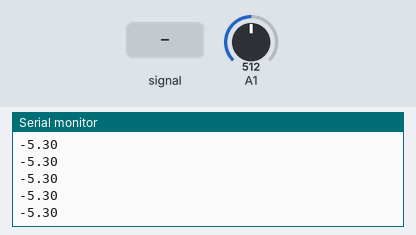
A sketch run on a simulated Arduino Uno, built with avr-gcc and run on an emulated ATmega328P. Parts: the last lines printed to the serial monitor. Inputs (shaded band) come from the test bench; at power-on: A1 = 512.

Above: at 1.2 s.
1.3 s: A1 fed a 200 Hz sine of ±81 counts around its level
At 2.0 s:
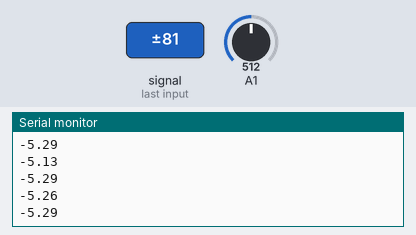
2.8 s: A1 set to 716
At 3.5 s:
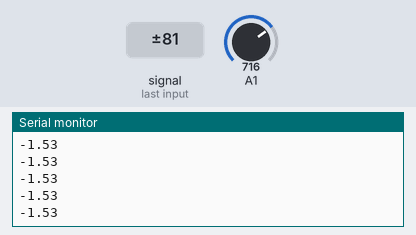
4.3 s: A1 set to 900
At 5.2 s:
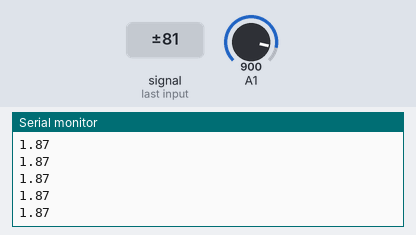
5.8 s: A1 fed a 200 Hz sine of ±81 counts around its level
At 6.4 s:
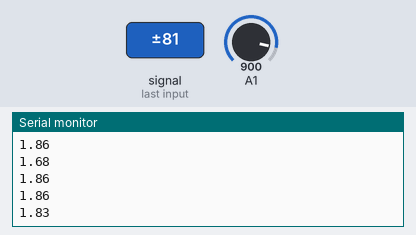
Timing chart, 0 to 8.3 s (numbered marks = the images above; inputs shaded):
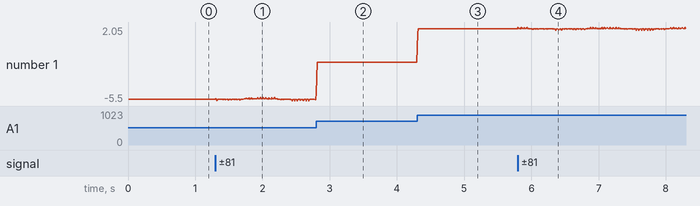

Measured:
- after the input at 1.3 s, the serial monitor: prints a new line at once (image 1)
- after the input at 2.8 s, the serial monitor: prints a new line at once (image 2)
- after the input at 4.3 s, the serial monitor: prints a new line at once (image 3)
- after the input at 5.8 s, the serial monitor: prints a new line at once (image 4)
- plotted number 1: -5.3 → -5.33 after the input at 1.3 s, -5.33 → -1.53 after the input at 2.8 s, -1.53 → 1.87 after the input at 4.3 s, 1.87 → 1.88 after the input at 5.8 s

The sketch:

Currrent_sensor.ino
```cpp
#include "Current_sensor.h"

// Parameters: analog pin (A1), offset voltage (975), sensitivity (66), update interval (10 ms)
CurrentSensor sensor(A1, 975, 66, 10);

void setup() {
    sensor.begin();
}

void loop() {
    sensor.update();
}
```

Current_sensor.cpp
```cpp
#include "Current_sensor.h"

CurrentSensor::CurrentSensor(int analogPin, int offsetVoltage, int sensitivity, unsigned long updateInterval)
    : _analogPin(analogPin), _offsetVoltage(offsetVoltage), _sensitivity(sensitivity), _updateInterval(updateInterval),
      _previousMillis(0), _currentSum(0), _sampleCount(0) {}

void CurrentSensor::begin() {
    Serial.begin(115200);  // Set a high baud rate for faster serial communication
    pinMode(_analogPin, INPUT);
}

void CurrentSensor::update() {
    unsigned long currentMillis = millis();

    // Continuously collect data and add to the sum
    _currentSum += readCurrent();
    _sampleCount++;

    // Every update interval, calculate the average and print it
    if (currentMillis - _previousMillis >= _updateInterval) {
        _previousMillis = currentMillis;
        calculateAndPrintAverage();
    }
}

double CurrentSensor::readCurrent() {
    int analogValue = analogRead(_analogPin);
    double voltage = (analogValue / 4096.0) * 5000; // Convert ADC value to voltage in mV
    double current = (voltage - _offsetVoltage) / _sensitivity;
    return current;
}

void CurrentSensor::calculateAndPrintAverage() {
    if (_sampleCount > 0) {  // Ensure there are readings to avoid division by zero
        double averageCurrent = _currentSum / _sampleCount;
        Serial.println(averageCurrent);

        // Reset the sum and count for the next interval
        _currentSum = 0;
        _sampleCount = 0;
    }
}
```

Current_sensor.h
```cpp
#ifndef CURRENT_SENSOR_H
#define CURRENT_SENSOR_H

#include <Arduino.h>

class CurrentSensor {
public:
    CurrentSensor(int analogPin, int offsetVoltage, int sensitivity, unsigned long updateInterval);
    void begin();
    void update();

private:
    int _analogPin;
    int _offsetVoltage;
    int _sensitivity;
    unsigned long _updateInterval;
    unsigned long _previousMillis;
    double _currentSum;
    int _sampleCount;

    double readCurrent();
    void calculateAndPrintAverage();
};

#endif
```
